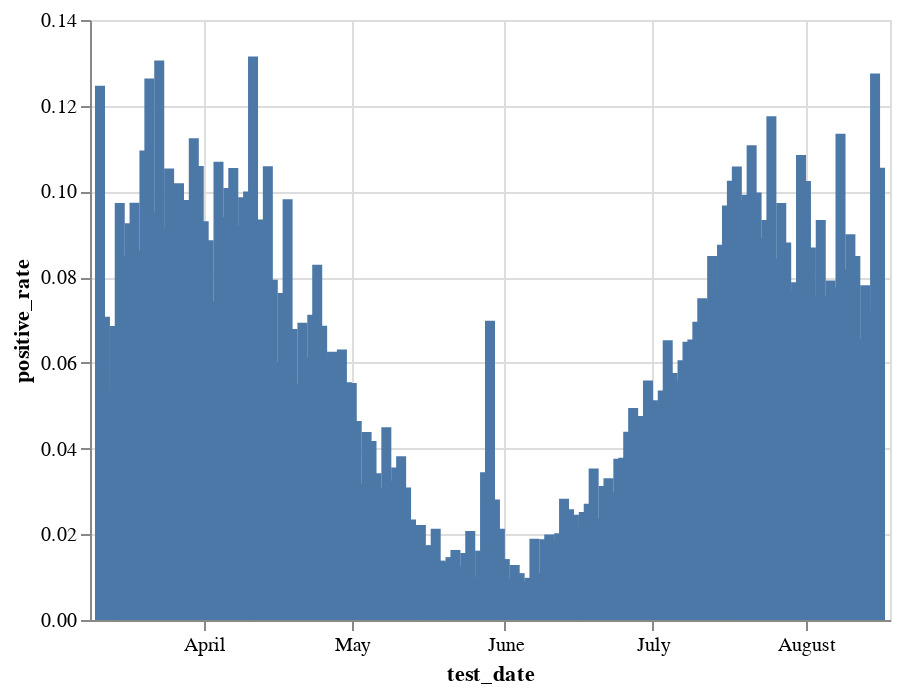

Source (notebook cell):
### Code cell
pr = (bdi[(bdi.test_date>'2020') & (bdi.test_date<'2021')&
          (bdi.corona_result.isin(['positive', 'negative'])) 
          ]
 .groupby(['test_date', 'corona_result']).size().unstack()
 .assign(positive_rate=lambda x: x.positive/(x.positive+x.negative)))

alt.Chart(pr.reset_index()).mark_bar().encode(
    x='test_date',
    y='positive_rate',
    tooltip=['test_date', 'positive_rate']
).interactive()

### Figure 1 — Vega-Lite specification as saved in the notebook (floating-point values rounded to 4 significant figures; data arrays with more than 128 entries replaced by an {"elided": "..."} marker saying what was removed)
{"config": {"view": {"continuousWidth": 400, "continuousHeight": 300}}, "data": {"name": "data-04108f7b6cbe432727d1f25cc88b5a31"}, "mark": "bar", "encoding": {"tooltip": [{"type": "temporal", "field": "test_date"}, {"type": "quantitative", "field": "positive_rate"}], "x": {"type": "temporal", "field": "test_date"}, "y": {"type": "quantitative", "field": "positive_rate"}}, "selection": {"selector016": {"type": "interval", "bind": "scales", "encodings": ["x", "y"]}}, "$schema": "https://vega.github.io/schema/vega-lite/v4.8.1.json", "datasets": {"data-04108f7b6cbe432727d1f25cc88b5a31": {"elided": "159 records"}}}
